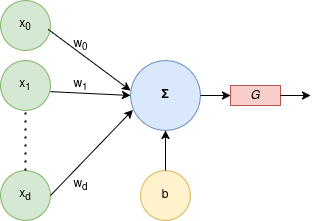
#> input picture documentation/grafici/Artificial_neuron.png, 319 x 221 px
$ python process_a_2_disturbed.py ../../../documentation/grafici/Artificial_neuron.png 1.0
#> lines starting #> are read from the running program, lines starting #| are printed output that depends on the picture
#> (the call stopped at in photo_request, `response = requests.get(url)`: the network is not available in this run)
### full_project/ProgettoFinale/processo_a/modulo_generico.py
import cv2
import numpy as np

# [5 lines left out: function interpreta, not called in this run]

def add_disturb(source,dest, noise_ratio):
#> called with noise_ratio = 1
    image = cv2.imread(source)
#> image is the input picture: shape (221, 319, 3); mean B, G, R 244.4, 246.5, 245
    noisy_image = image.copy()
    h,w,c = noisy_image.shape
#> h = 221; w = 319; c = 3
    noisy_pixels = int(h * w * noise_ratio)
#> noisy_pixels = 70499
    for _ in range(noisy_pixels):
        row, col = np.random.randint(0, h), np.random.randint(0, w)
        if np.random.rand() < 0.5:
            noisy_image[row, col] = [0, 0, 0]
        else:
            noisy_image[row, col] = [255, 255, 255]
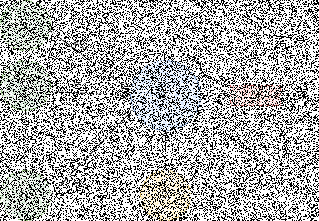
#> noisy_image: shape (221, 319, 3); mean B, G, R 170.4, 171.2, 170.6

    cv2.imwrite(dest, noisy_image)

### full_project/ProgettoFinale/processo_a/modulo_cam.py
import requests
import time
from PIL import Image
from io import BytesIO


def photo_request(esp32_cam_ip, PATH_TOT):
    # URL di richiesta per scattare una foto
    url = f'{esp32_cam_ip}/capture'
    time.sleep(0.5)
    # Invia la richiesta per ottenere l'immagine
    response = requests.get(url)

    if response.status_code == 200:
        print("Foto ricevuta con successo")
        # Salva l'immagine su disco
        with open(PATH_TOT, "wb") as file:
            file.write(response.content)
        print(f"Foto salvata come: {PATH_TOT}")

        # Carica e visualizza l'immagine
        image = Image.open(BytesIO(response.content))
        #image.show()
    else:
        print("Errore nella ricezione della foto. Codice di stato:", response.status_code)

### full_project/ProgettoFinale/processo_a/process_a_2_disturbed.py
# Libreria di sistema
import sys
import cv2
import numpy

# Moduli di controllo
import modulo_cam as cam
import modulo_ultrasuoni as ultrasuoni
from modulo_generico import add_disturb

# Firma per la chiamata da terminale
# python processo_a_2.py <path-comunicazione-foto.jpg>

# In numero dev'essere passato il path di comunicazione e foto . jpg
photo_phat = str(sys.argv[1])
noise_ratio = float(sys.argv[2])

# PATH = '/home/jsorel/Desktop/'
PATH_TOT = photo_phat

# Indirizzo IP dell'ESP32-CAM
esp32_cam_ip = 'http://192.168.1.3'  # Modifica questo con l'IP della tua ESP32-CAM
process_port = 6060

# Processo si mette in attesa di essere contattato sulla
# process_port, quando l'ultrasuoni lo ha contattato, si blocca
ultrasuoni.server(process_port)

# Processo manda una richiesta di foto alla ESP32-CAM che
# la salverà nel luogo prefissato
cam.photo_request(esp32_cam_ip, PATH_TOT)

source = PATH_TOT
dest = PATH_TOT
add_disturb(source, dest, noise_ratio)
